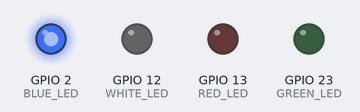
The sketch below on a simulated ESP32. Parts: output pins drawn as LEDs (lit = HIGH). What the sketch prints to the serial monitor is not drawn.

Above: at 0.2 s.
At 1.2 s:
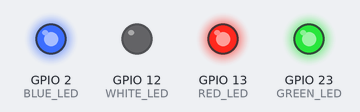
At 1.7 s:
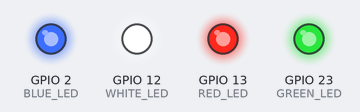
At 2.2 s:
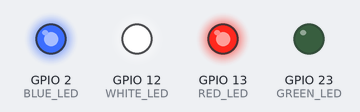
At 3.2 s:
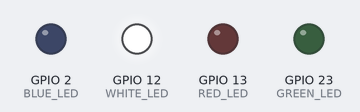
At 4.7 s:
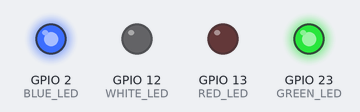
Timing chart, 0 to 5.2 s (numbered marks = the images above):
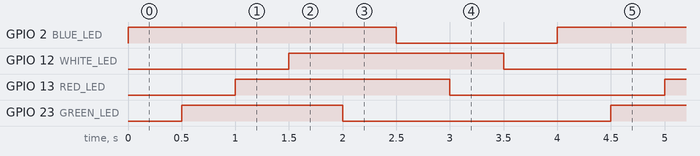

The sketch:

serial.ino
```cpp
const short BLUE_LED = 2; //Pin 23 está conectado con el LED en la placa UTN
const short GREEN_LED = 23;
const short RED_LED = 13;
const short WHITE_LED = 12;
void setup() {
  // put your setup code here, to run once:
  Serial.begin(9600);
  Serial.println("Hello, ESP32!");
  pinMode(BLUE_LED, OUTPUT);
  pinMode(GREEN_LED, OUTPUT);
  pinMode(RED_LED, OUTPUT);
  pinMode(WHITE_LED,OUTPUT);
}

void loop() {
  digitalWrite(BLUE_LED, HIGH);
  delay(500); // this speeds up the simulation
  digitalWrite(GREEN_LED, HIGH);
  delay(500); // this speeds up the simulation
  digitalWrite(RED_LED, HIGH);
  delay(500); // this speeds up the simulation
  digitalWrite(WHITE_LED, HIGH);
  delay(500); // this speeds up the simulation

  digitalWrite(GREEN_LED, LOW);
  delay(500); // this speeds up the simulation
  digitalWrite(BLUE_LED, LOW);
  delay(500); // this speeds up the simulation
  digitalWrite(RED_LED, LOW);
  delay(500); // this speeds up the simulation
  digitalWrite(WHITE_LED, LOW);
  delay(500); // this speeds up the simulation


}
```

Measured:
- by itself, GPIO 2 (BLUE_LED): alternates HIGH for 2.5 s and LOW for 1.5 s
- by itself, GPIO 12 (WHITE_LED), GPIO 13 (RED_LED): alternates HIGH for 2.0 s and LOW for 2.0 s
- by itself, GPIO 23 (GREEN_LED): alternates HIGH for 1.5 s and LOW for 2.5 s
